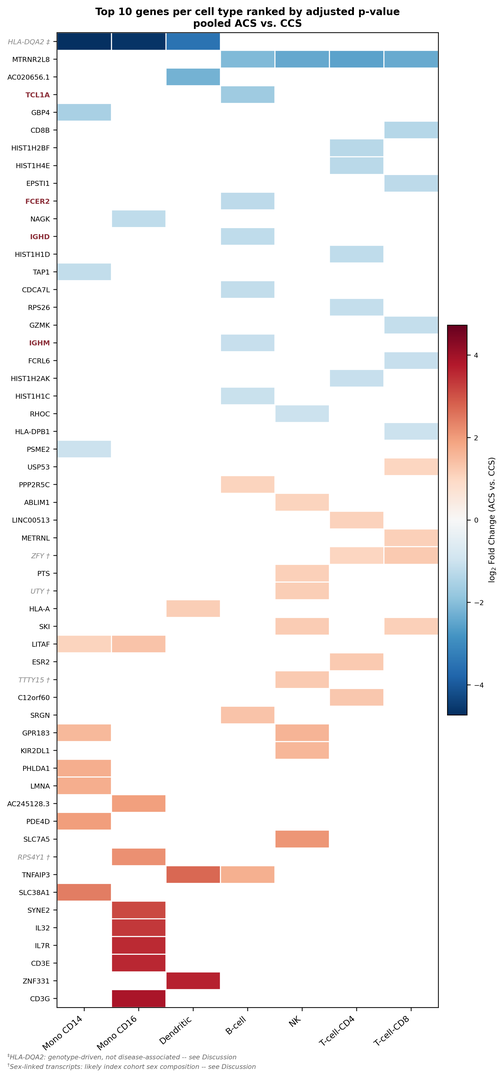
#> input picture DEG/paper_findings/PAPER_FIGURES/supplementary/FigS3_padj_ranked_heatmap.png, 504 x 1078 px, shrunk from 2109 x 4507 before the run
$ python make_final_bcell_panel.py
#> lines starting #> are read from the running program, lines starting #| are printed output that depends on the picture
"""
Final Results-supplementary panel: (a) padj-ranked heatmap, (b) clean B-cell
volcano. Side by side, matching the original layout style, heatmap tall on
the left, volcano top-aligned on the right.
"""
import os
import matplotlib.pyplot as plt
import matplotlib.image as mpimg

S = os.path.join(os.path.dirname(os.path.abspath(__file__)), "supplementary")
OUT = os.path.join(S, "FigS3_bcell_evidence_panel.png")

heat = mpimg.imread(os.path.join(S, "FigS3_padj_ranked_heatmap.png"))
#> heat is the input picture: shape (1078, 504, 4) float32; mean R, G, B, A 0.958, 0.947, 0.948, 1
volc = mpimg.imread(os.path.join(S, "FigS3b_bcell_volcano_clean.png"))
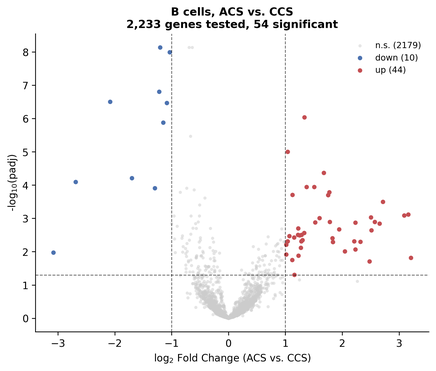
#> input picture DEG/paper_findings/PAPER_FIGURES/supplementary/FigS3b_bcell_volcano_clean.png, 436 x 371 px, shrunk from 1822 x 1550 before the run
#> volc is the input picture: shape (371, 436, 4) float32; mean R, G, B, A 0.977, 0.975, 0.975, 1

fig = plt.figure(figsize=(13, 11))
fig.patch.set_facecolor("white")

hh, hw = heat.shape[:2]
#> hh = 1078; hw = 504
ax1 = fig.add_axes([0.03, 0.02, 0.46, 0.96])
ax1.imshow(heat); ax1.axis("off")
fig.text(0.03, 0.99, "a", fontsize=16, fontweight="bold")

vh, vw = volc.shape[:2]
#> vh = 371; vw = 436
ax2_h = 0.46 * (vh / vw) * (13 / 11)  # match aspect given the axes width below
#> ax2_h = 0.463
ax2 = fig.add_axes([0.53, 0.96 - ax2_h, 0.44, ax2_h])
ax2.imshow(volc); ax2.axis("off")
fig.text(0.53, 0.99, "b", fontsize=16, fontweight="bold")

fig.savefig(OUT, dpi=300, bbox_inches="tight", facecolor="white")
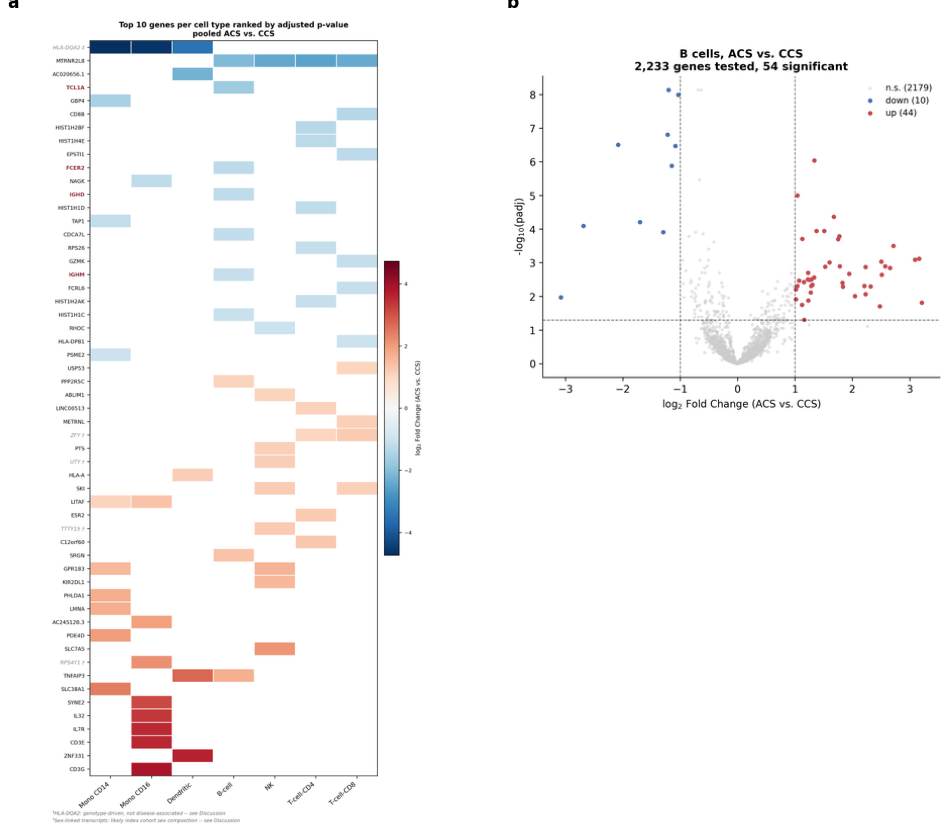
#> figure drawn by matplotlib, 2 panels
print("Saved:", OUT)
